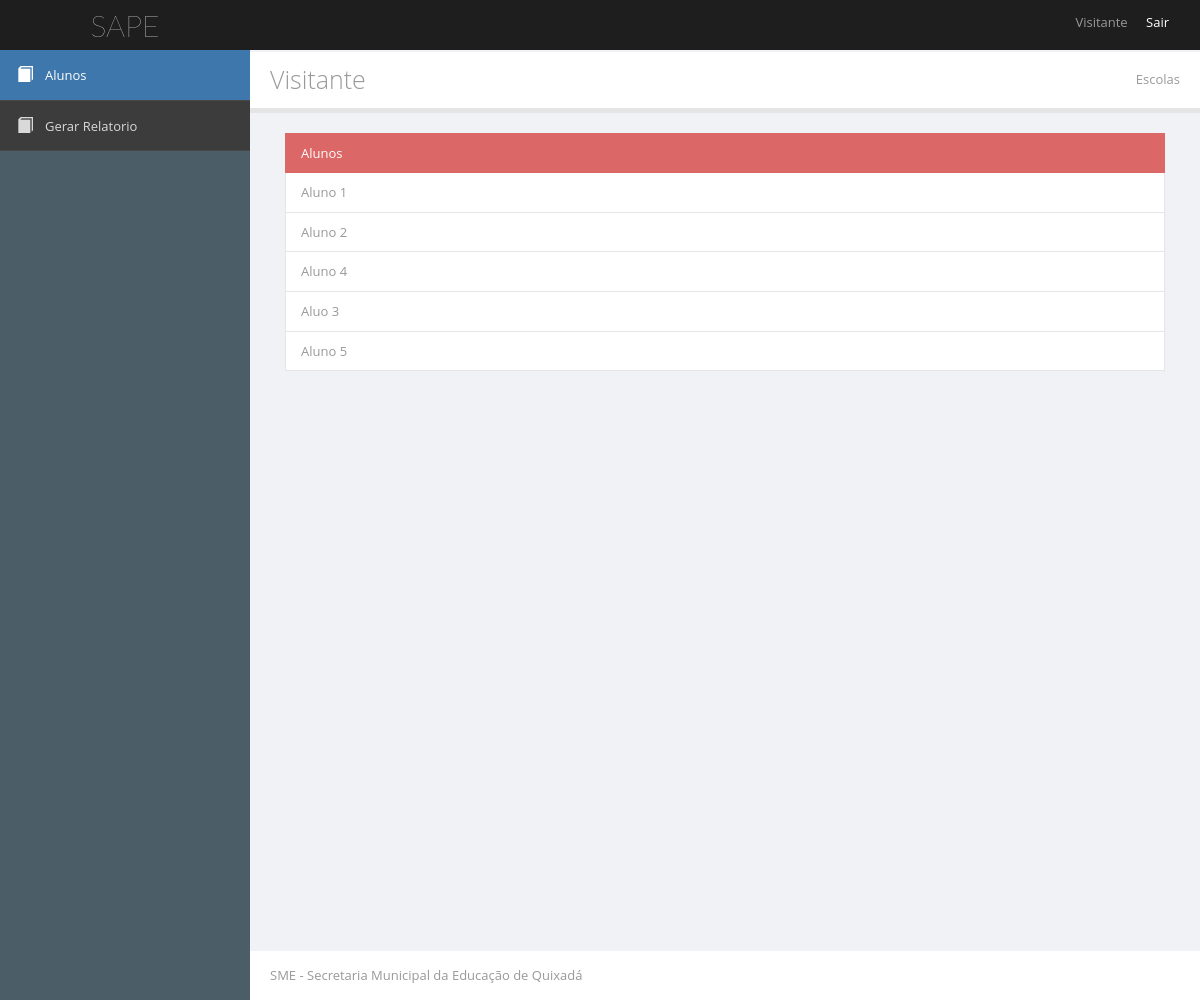
Screenshot of /visitante/aluno_visitante.php?id_turma=2 with the database file from the repository.
### tables this page shows
CREATE TABLE IF NOT EXISTS `aluno` (
  `idAluno` bigint(20) unsigned NOT NULL,
  `idTurma` int(11) DEFAULT NULL,
  `nome_aluno` varchar(255) DEFAULT NULL
);

### Model/AlunoDAO.php (called while the page is built, shortened)
<?php
class AlunoDAO{
	private $conexao;
    public function __construct($conexao){
        	$this->conexao = $conexao;
    }
	public function getAlunosTurma(Aluno $aluno){
		$sql = "select * from aluno where idTurma = ?";
		$a = $this->conexao;
		if($a != null ) {
			$a = $a->prepare($sql);
			$a->bindParam(1, $aluno->idTurma);
			$resultado = $a->execute();
			if (!empty($resultado)) {
				$arrayalunos = array();
				while ($aluno = $a->fetchObject())
					array_push($arrayalunos, $aluno);
				return $arrayalunos;
			}
		}
		return -1;
	}
}
?>

### Controller/ControladorAluno.php (called while the page is built, shortened)
<?php
include_once '../Model/AlunoDAO.php';
class ControladorAluno{
    private $dao;
    public function __construct(){
        $conexao = Conexao::getConexao();
        $this->dao = new AlunoDAO($conexao);
    }
    public function buscarAlunosPorTurma($idTurma){
        if(isset($idTurma)){
                $aluno = new Aluno();
                $aluno->setIdTurma($idTurma);
                return $this->dao->getAlunosTurma($aluno);
        }
    }
}

### visitante/aluno_visitante.php (the view, shortened to what this page needs)
<?php
include_once '../Controller/ControladorAluno.php';
$idRegional = $_GET['id_regional'];
$idTurma = $_GET['id_turma'];
$controladorAluno = new ControladorAluno();
$alunos = $controladorAluno->buscarAlunosPorTurma($idTurma);
?>
<head>
    <link type="text/css" rel="stylesheet" href="../styles/bootstrap.min.css">
    <link type="text/css" rel="stylesheet" href="../styles/main.css">
</head>
<body class="pace-done">
    <div>
        <div id="header-topbar-option-demo" class="page-header-topbar">
            <nav id="topbar" role="navigation" style="margin-bottom: 0;" data-step="3" class="navbar navbar-default navbar-static-top">
            <div class="navbar-header">
                <a id="logo" href="index.php" class="navbar-brand"><span class="fa fa-rocket"></span><span class="logo-text">SAPE</span><span style="display: none" class="logo-text-icon"></span></a></div>
            <div class="topbar-main">
                <ul class="nav navbar navbar-top-links navbar-right mbn">
                     <span class="hidden-xs"><?php echo "Visitante"; ?></span><span></span></a>
                    <li class="dropdown topbar-user"><a data-hover="dropdown" href="../Controller/ControleLogin.php?acao=sair" class="dropdown-toggle"><span class="hidden-xs">Sair</span></a>
                    </li>
                </ul>
            </div>
        </nav>
        </div>
        <div id="wrapper">
            <nav style="min-height: 100%;" id="sidebar" role="navigation" data-step="2" data-intro="Template has <b>many navigation styles</b>" data-position="right" class="navbar-default navbar-static-side">
            <div class="sidebar-collapse menu-scroll">
                <ul id="side-menu" class="nav">
                    <li class="active"><a href="index.php"><i class="glyphicon glyphicon-book">
                    </i><span class="menu-title">Alunos</span></a></li>
                      <li class="none"><a href="relatorio_regional.php?id_regional=<?php echo $idRegional;?>"><i class="glyphicon glyphicon-book">
                    </i><span class="menu-title">Gerar Relatorio</span></a></li>
                </ul>
            </div>
        </nav>
            <div id="page-wrapper">
                <div id="title-breadcrumb-option-demo" class="page-title-breadcrumb">
                    <div class="page-header pull-left">
                        <div class="page-title">
                            Visitante</div>
                    </div>
                    <ol class="breadcrumb page-breadcrumb pull-right">
                        <li class="active">Escolas</li>
                    </ol>
                    <div class="clearfix">
                    </div>
                </div>
                <div class="page-content">
                    <div class="col-lg-12">
                        <div class="list-group">
                            <a class="list-group-item active">Alunos</a>
                            <?php
                                if(isset($alunos) && count($alunos)>0){
                                      ?>
                            <?php
                                    foreach ($alunos as $aluno) {
                            ?>
                                        <tr>
                                            <td><a href="aluno.php?id_regional=<?php echo $idRegional;?> & idAluno=<?php echo $aluno->idAluno;?>" class="list-group-item"><?php echo $aluno->nome_aluno;?></a></td>
                                        </tr>
                            <?php
                                    }
                                }else{
                                    echo "<h3>Nenhum Aluno Cadastrado</h3>";
                                }
                            ?>
                        </div>
                    </div>
                </div>
                <div id="footer">
                    <div class="copyright">
                        <a href="http://themifycloud.com">SME - Secretaria Municipal da Educação de Quixadá</a></div>
                </div>
            </div>
        </div>
    </div>
</body>

### rows the page displays
aluno: nome_aluno "Aluno 1"
aluno: nome_aluno "Aluno 2"
aluno: nome_aluno "Aluno 4"
aluno: nome_aluno "Aluo 3"
aluno: nome_aluno "Aluno 5"
